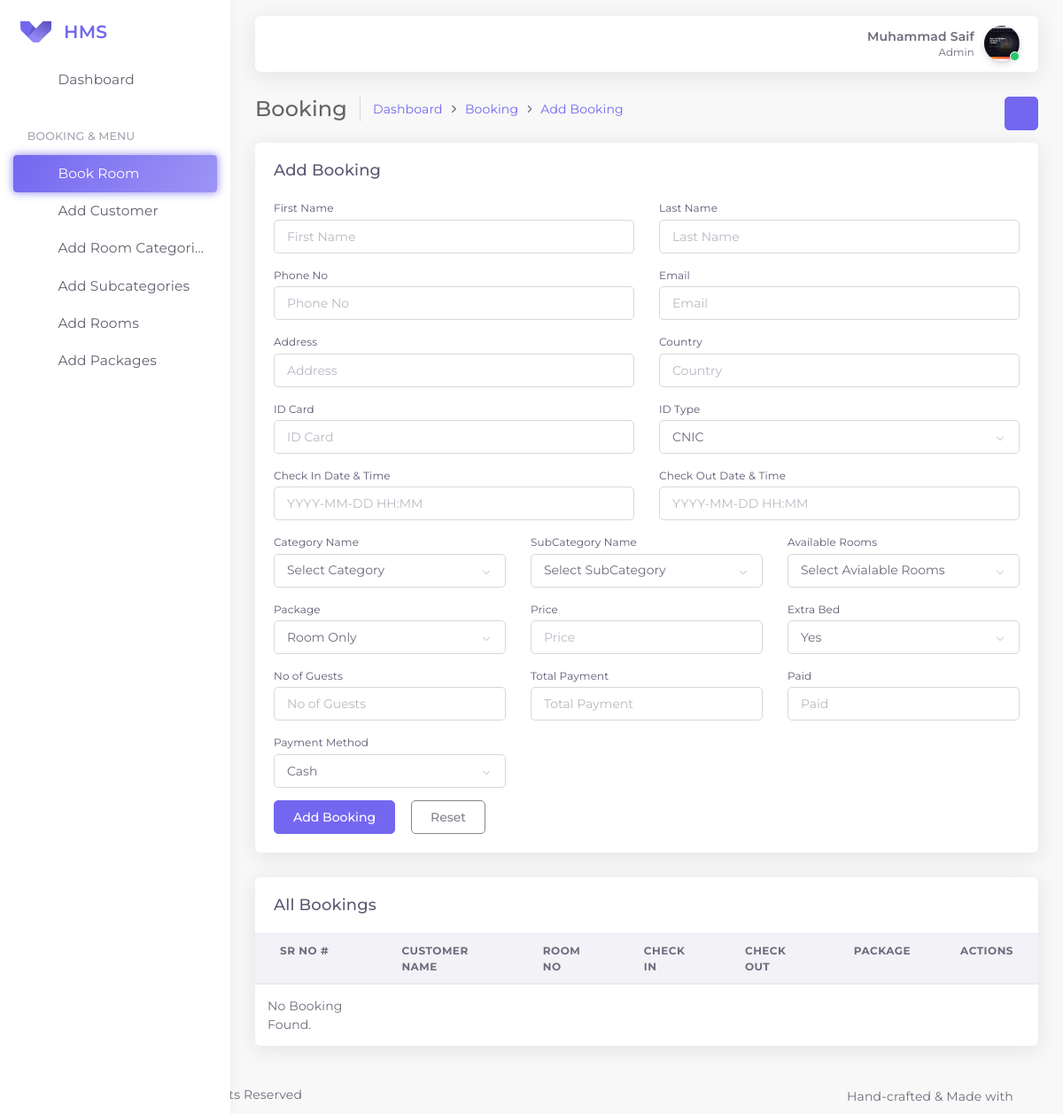
Before: /themes/pages/booking.php (signed in) with the older database file.
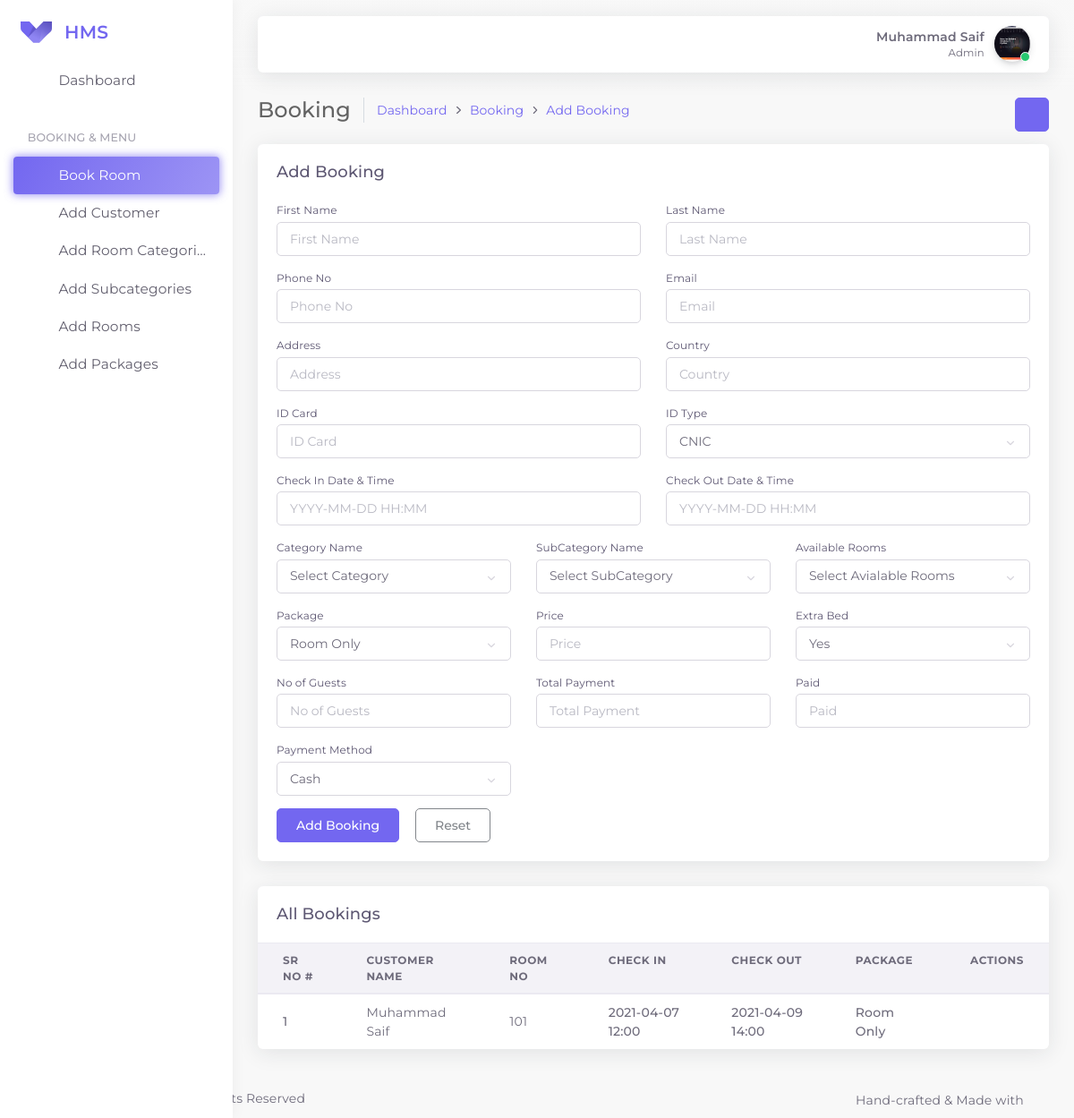
After: the same page with the newer database file.
### tables this page shows
CREATE TABLE `hms_booking` (
  `bookid` int(11) NOT NULL,
  `customer_no` varchar(20) NOT NULL,
  `first_name` varchar(50) NOT NULL,
  `last_name` varchar(50) NOT NULL,
  `address` varchar(200) NOT NULL,
  `email` varchar(100) NOT NULL,
  `phone_no` varchar(100) NOT NULL,
  `id_card` varchar(50) NOT NULL,
  `id_card_type` varchar(50) NOT NULL,
  `country` varchar(25) NOT NULL,
  `catid` int(50) NOT NULL,
  `subcatid` int(50) NOT NULL,
  `room_no` varchar(50) NOT NULL,
  `extra_bed` varchar(50) NOT NULL,
  `pack_name` varchar(150) NOT NULL,
  `no_of_guests` int(10) NOT NULL,
  `check_in` varchar(100) NOT NULL,
  `check_out` varchar(100) NOT NULL,
  `total_payment` varchar(50) NOT NULL,
  `paid` varchar(50) DEFAULT NULL,
  `payment_method` varchar(50) NOT NULL,
  `status` varchar(10) NOT NULL,
  `created_at` datetime NOT NULL DEFAULT current_timestamp()
);

### app-assets/classes/Booking.php (called while the page is built, shortened)
<?php
class Booking
{
    protected $conn;
    public function __construct($conn)
    {
        $this->conn = $conn;
    }
    public function get_all_bookings()
    {
        $stmt = $this->conn->prepare("SELECT * FROM hms_booking ORDER BY bookid DESC");
        $stmt->execute();
        $stmt->setFetchMode(PDO::FETCH_ASSOC);
        $bookings = $stmt->fetchAll();
        if ($bookings) {
            return $bookings;
        } else {
            return false;
        }
    }
}

### app-assets/includes/getbooking.php (the view, shortened to what this page needs)
<?php
$db = new DbConnect;
$conn = $db->DbConnection();
$bookings = new Booking($conn);
$booked = $bookings->get_all_bookings();
?>
<div class="row" id="basic-table">
    <div class="col-12">
        <div class="card">
            <div class="card-header">
                <h4 class="card-title">All Bookings</h4>
            </div>
            <div class="table-responsive">
                <table class="table">
                    <thead>
                        <tr>
                            <th>Sr No #</th>
                            <th>Customer Name</th>
                            <th>Room No</th>
                            <th>Check In</th>
                            <th>Check out</th>
                            <th>Package</th>
                            <th>Actions</th>
                        </tr>
                    </thead>
                    <tbody>
                        <?php
                        if ($booked) {
                            $i = 1;
                            foreach ($booked as $bookdata) {
                                echo '<tr>
                            <td>
                                <span class="font-weight-bold">' . $i . '</span>
                            </td>
                            <td>' . $bookdata["first_name"] . ' ' . $bookdata["last_name"] . '</td>
                            <td>' . $bookdata["room_no"] . '</td>
                            <td class="font-weight-bold">' . $bookdata["check_in"] . '</td>
                            <td class="font-weight-bold">' . $bookdata["check_out"] . '</td>
                            <td class="font-weight-bold">' . $bookdata["pack_name"] . '</td>
                            <td>
                            <div class="dropdown">
                            <button type="button" class="btn btn-sm dropdown-toggle hide-arrow" data-toggle="dropdown">
                                <i data-feather="more-vertical"></i>
                            </button>
                            <div class="dropdown-menu">
                                <a class="dropdown-item" href="/booking/print/'.$bookdata["bookid"].'">
                                    <i data-feather="file" class="mr-50"></i>
                                    <span>Print</span>
                                </a>
                                <a class="dropdown-item" href="javascript:void(0);">
                                    <i data-feather="trash" class="mr-50"></i>
                                    <span>Delete</span>
                                </a>
                            </div>
                        </div>
                            </td>
                        </tr>';
                                $i++;
                            }
                        } else {
                            echo "<tr><td class='p-1'> No Booking Found.</td><tr>";
                        }
                        ?>
                    </tbody>
                </table>
            </div>
        </div>
    </div>
</div>

Changed rows visible on the page:
added hms_booking: first_name "Muhammad", last_name "Saif", room_no "101", check_in "2021-04-07 12:00", check_out "2021-04-09 14:00", pack_name "Room Only"
Other visible differences:
text no longer shown: "No Booking Found."
